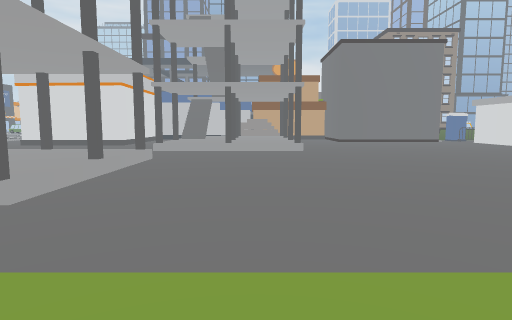
View 1 (above)

24 first-person views from a walk through a Unity game level. The camera is 1.5 m above the floor, tilts 6° down and sees 75° across. Doors are open. The floor is counted in squares, 2 m on a side. Each view is taken from the middle of a square. On the plan, view 1 faces up. The plan holds only what a view shows up to about 11 squares ahead; the rest is blank. The place goes on beyond the plan. The player character is not drawn. Some animated figures are not drawn.

View 2
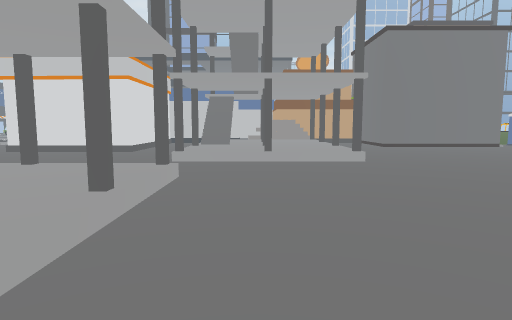

View 3
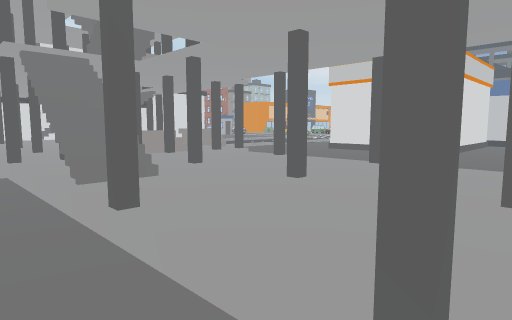

View 4
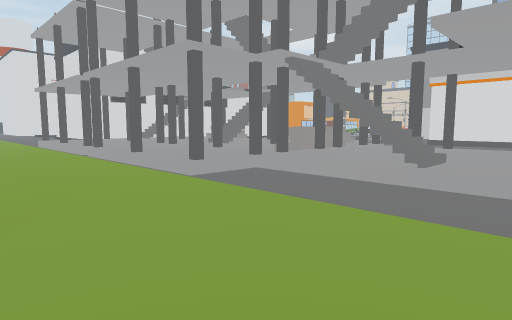

View 5
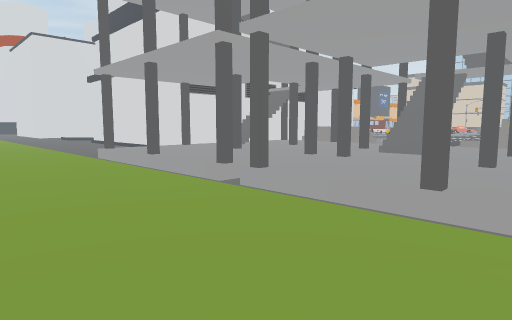

View 6
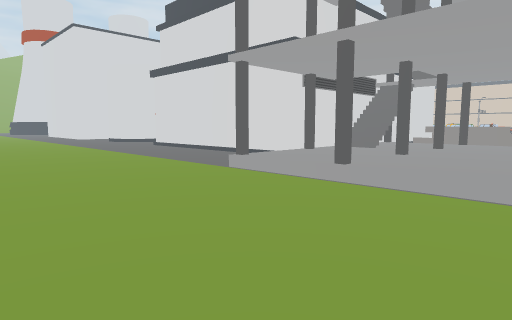

View 7
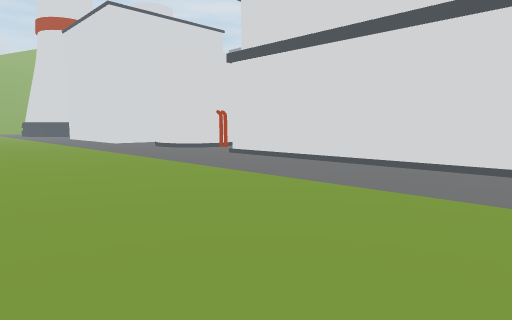

View 8
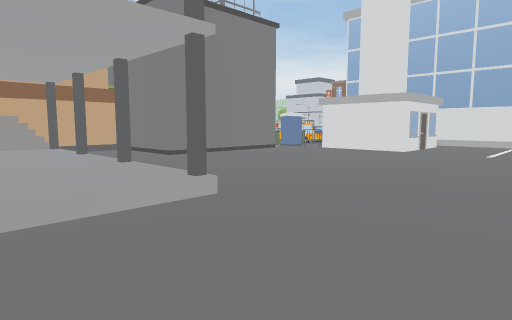

View 9
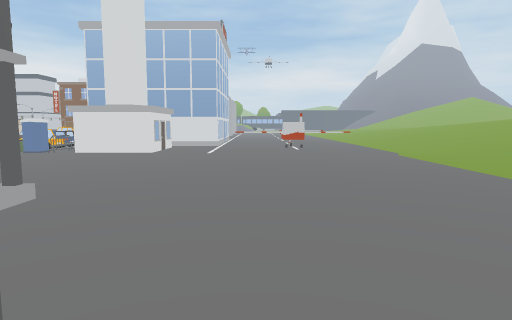

View 10
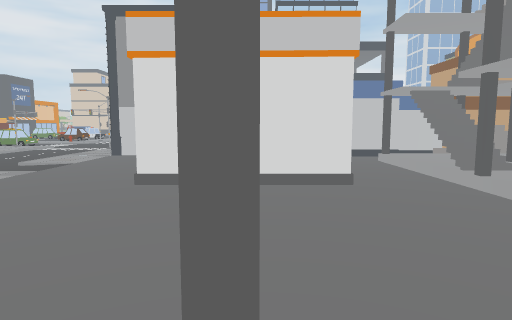

View 11
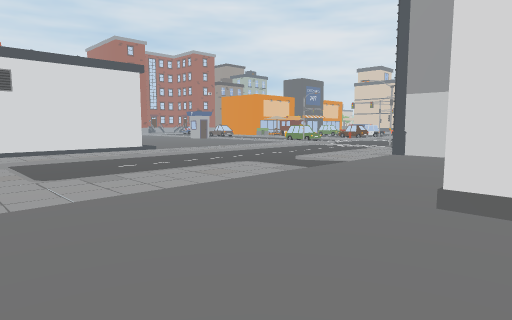

View 12
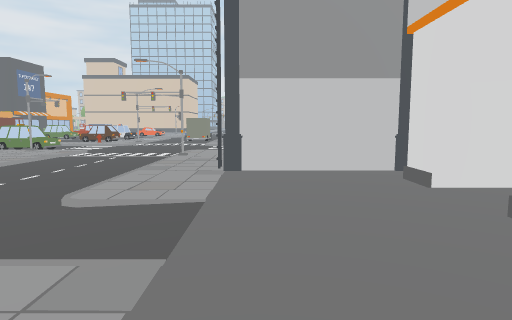

View 13
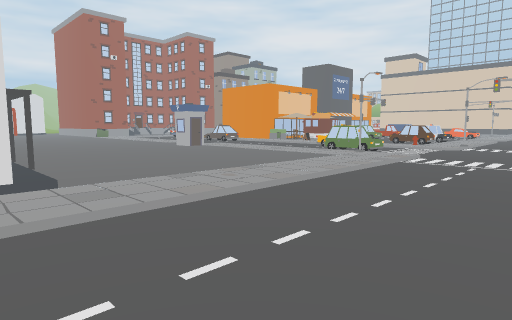

View 14
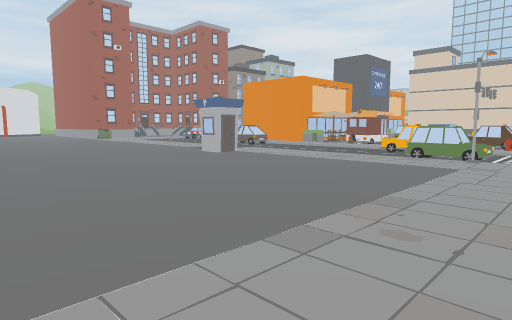

View 15
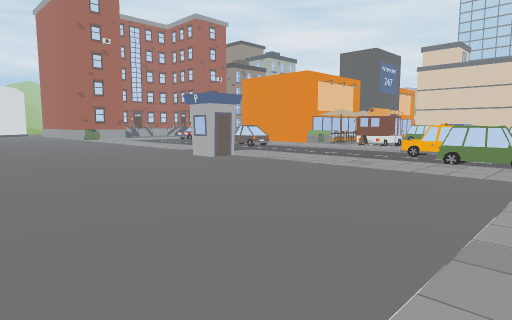

View 16
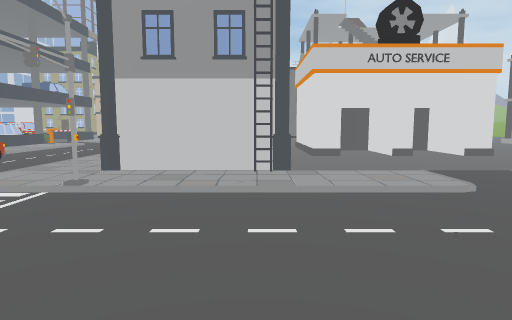

View 17
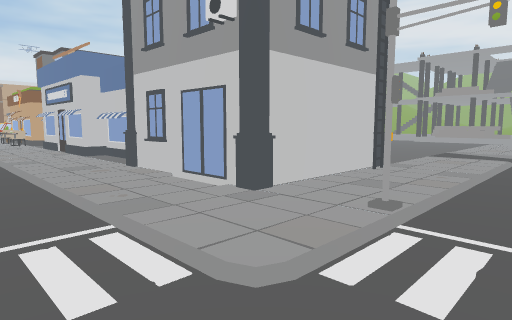

View 18
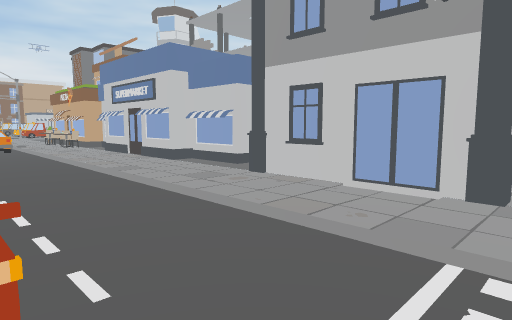

View 19
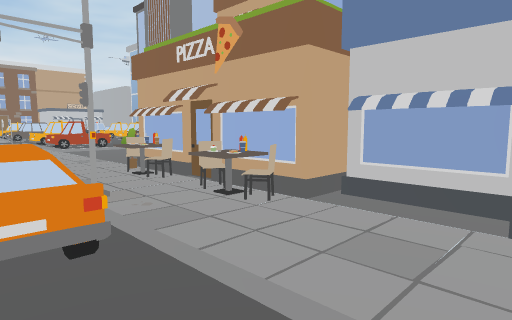

View 20
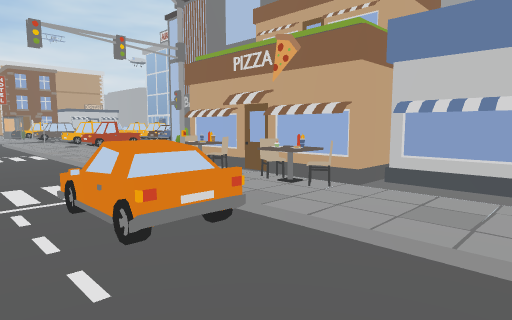

View 21
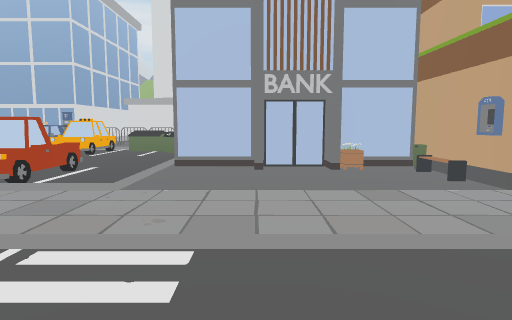

View 22
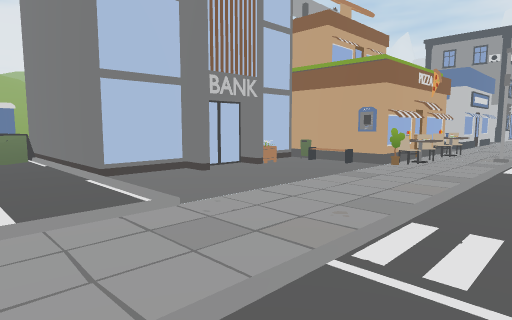

View 23
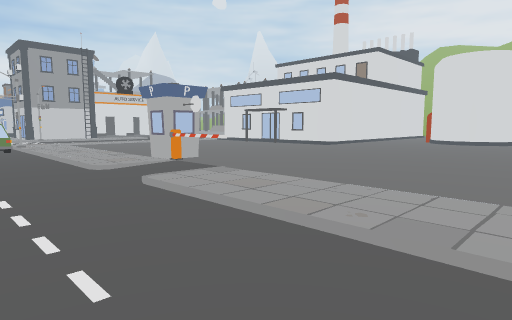

View 24
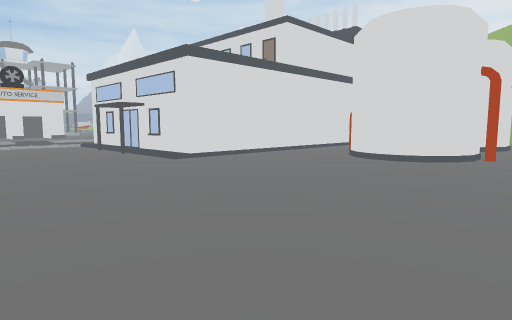

### Floor plan
Key: @ floor where view 1 was taken; # wall or solid block; x gap in a wall; . main floor; : floor 0.25 m higher than the main floor; + floor 0.5 m higher than the main floor; / step, stairs or slope; D open door; = window, fence, low wall or low ledge; ^ raised ledge; O other object.
Columns run from 29 left of view 1 to 9 right of it. Each row starts with its distance up from view 1.
 23 ...    ...OO..... .OO....  .....   .
 22 ...........OO................OO........
 21 /////.//////O//..////////////:OOO//////
 20 ./...O..////../../...O/..../.OOOO/.//..
 19 ......O......./..#.O##.#########O.....O
 18  ............./../.###      #   OO....O
 17 ............../../.###      #   #####..
 16 ............../../......####.#####  #..
 15 ............../../...D###.///=/..#  #O.
 14 ...........././../...D###..++++..####OO
 13 .......//##////../...D.##../#+#......O
 12  ......######./../...D###../+++......OO
 11  ......#    #./../........#+#+#......#
 10  ..#...#    #./../.........++++......##
  9  .###..#    #./////.......#/#/#......::
  8  .O  ..#    #.=# #=#=................::
  7  ..         ##+++#=++#/#/#/#.........::
  6   #         #//#+//#+/+++++/.........:
  5   ###.      #//++//++#+#+#+#.........^
  4    #O..#######+#+#+#+x+/+++/.........^
  3    ........../+++/++++///#/#.........:
  2   ...........#+#+#+#+#.././..........:
  1  .........................  ... ......
  0  .........................   @   .....
 -1   ........................         ///
 -2          .........                  //

Where each view was taken, in squares from view 1:
view 1: 0 up, 0 right, facing up
view 2: 2 up, 1 left, facing up
view 3: 2 up, 2 left, facing up-left
view 4: 1 down, 4 left, facing up-left
view 5: 1 down, 9 left, facing up-left
view 6: 2 down, 12 left, facing up-left
view 7: 2 down, 16 left, facing up-left
view 8: 6 up, 1 left, facing up-right
view 9: 6 up, 3 left, facing right
view 10: 6 up, 6 left, facing up
view 11: 8 up, 7 left, facing up-left
view 12: 11 up, 10 left, facing up
view 13: 12 up, 12 left, facing up-left
view 14: 13 up, 15 left, facing up-left
view 15: 14 up, 16 left, facing up-left
view 16: 17 up, 16 left, facing right
view 17: 22 up, 13 left, facing down-right
view 18: 23 up, 11 left, facing down-right
view 19: 22 up, 2 left, facing down-right
view 20: 23 up, 2 left, facing down-right
view 21: 23 up, 6 right, facing down
view 22: 22 up, 9 right, facing down-left
view 23: 23 up, 29 left, facing down-right
view 24: 17 up, 29 left, facing down-right
